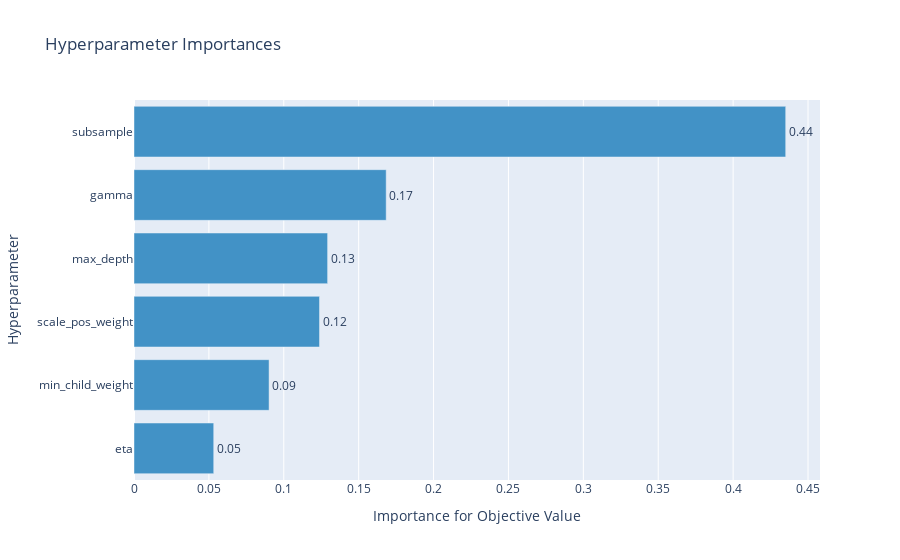

The notebook cell saved with this chart:
### Code cell
optuna.visualization.plot_param_importances(study)

### Figure 1 — Plotly figure (JSON) as saved in the notebook; plotly's stock layout.template omitted (floating-point values rounded to 4 significant figures)
{"data": [{"cliponaxis": false, "hovertemplate": ["eta (LogUniformDistribution): 0.05322167546595675<extra></extra>", "min_child_weight (IntUniformDistribution): 0.09017983557845796<extra></extra>", "scale_pos_weight (UniformDistribution): 0.12385831044801<extra></extra>", "max_depth (IntUniformDistribution): 0.12926298967906516<extra></extra>", "gamma (UniformDistribution): 0.16837016662258988<extra></extra>", "subsample (UniformDistribution): 0.43510702220592035<extra></extra>"], "marker": {"color": "rgb(66,146,198)"}, "orientation": "h", "text": ["0.05322167546595675", "0.09017983557845796", "0.12385831044801", "0.12926298967906516", "0.16837016662258988", "0.43510702220592035"], "textposition": "outside", "texttemplate": "%{text:.2f}", "type": "bar", "x": [0.05322, 0.09018, 0.1239, 0.1293, 0.1684, 0.4351], "y": ["eta", "min_child_weight", "scale_pos_weight", "max_depth", "gamma", "subsample"]}], "layout": {"showlegend": false, "title": {"text": "Hyperparameter Importances"}, "xaxis": {"title": {"text": "Importance for Objective Value"}}, "yaxis": {"title": {"text": "Hyperparameter"}}}}
